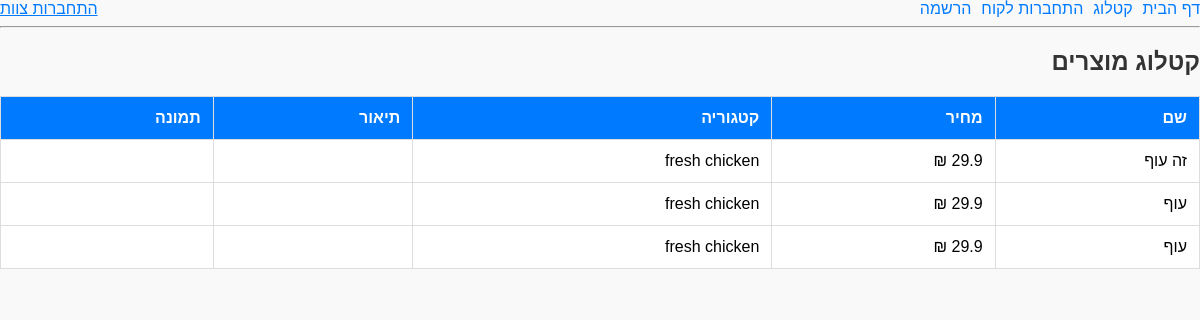
/katalog, run on an earlier commit of the app's database.
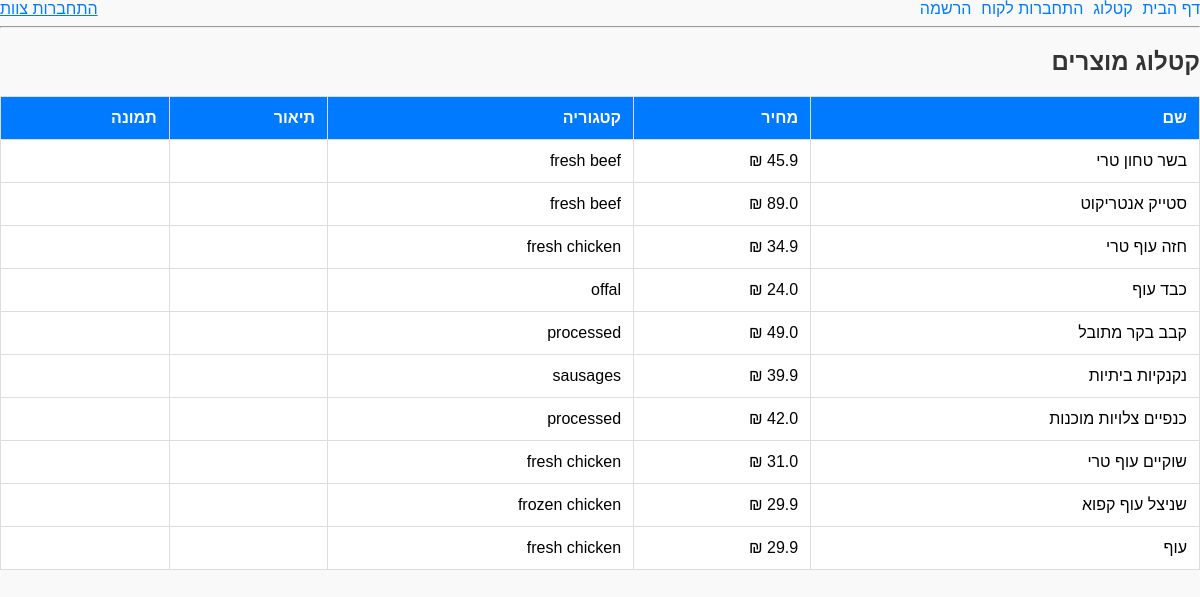
And on a later commit of the database.
### tables this page shows
CREATE TABLE products (
            id INTEGER PRIMARY KEY AUTOINCREMENT,
            name TEXT NOT NULL UNIQUE,
            price REAL NOT NULL,
            category_id INTEGER,
            description TEXT,
            image_url TEXT,
            on_sale INTEGER DEFAULT 0,
            FOREIGN KEY (category_id) REFERENCES categories(id)
        );

CREATE TABLE categories (
            id INTEGER PRIMARY KEY AUTOINCREMENT,
            name TEXT NOT NULL UNIQUE
        );

### app.py (the view)
@app.route('/katalog')
def show_katalog():
    db = get_db()
    cur = db.execute('''
        SELECT products.id, products.name, products.price, categories.name AS category
        FROM products
        LEFT JOIN categories ON products.category_id = categories.id
    ''')
    products = cur.fetchall()
    return render_template('katalog.html', products=products)

### app.py (called while the page is built)
def get_db(): # פותח חיבור למסד נתונים
    db = getattr(g, '_database', None)
    if db is None:
        db = g._database = sqlite3.connect(DATABASE)
        db.row_factory = sqlite3.Row
    return db

@app.teardown_appcontext
def close_connection(exception):
    db = getattr(g, '_database', None)
    if db is not None:
        db.close()

### templates/katalog.html (shortened to what this page needs)
{% extends "base.html" %}
{% block content %}
<h2>קטלוג מוצרים</h2>
<table>
    <tr>
        <th>שם</th>
        <th>מחיר</th>
        <th>קטגוריה</th>
        <th>תיאור</th>
        <th>תמונה</th>
    </tr>
    {% for product in products %}
    <tr>
        <td>{{ product.name }}</td>
        <td>{{ product.price }} ₪</td>
        <td>{{ product.category }}</td>
        <td>{{ product.description }}</td>
        <td><img src="{{ product.image_url }}" width="80"></td>
    </tr>
    {% endfor %}
</table>
{% endblock %}

### templates/base.html (shortened to what this page needs)
<!DOCTYPE html>
<html lang="he" dir="rtl">
<head>
    <link rel="stylesheet" href="{{ url_for('static', filename='style.css') }}">
</head>
<body>
<header>
    <nav style="display: flex; gap: 10px; align-items: center; flex-wrap: wrap;">
        {% if session.get('user_id') %}
            <a href="/">דף הבית</a>
            <a href="/katalog">קטלוג</a>
            <a href="/inventory">מלאי</a>
            <a href="/dashboard">לוח ניהול</a>
            <a href="/logout" style="margin-right: auto;">התנתקות</a>
        {% elif session.get('client_id') %}
            <a href="/">דף הבית</a>
            <a href="/katalog">קטלוג</a>
            <a href="/deals">מבצעים</a>
            <a href="/client/logout" style="margin-right: auto;">התנתקות</a>
        {% else %}
            <a href="/">דף הבית</a>
            <a href="/katalog">קטלוג</a>
            <a href="/client/login">התחברות לקוח</a>
            <a href="/client/register">הרשמה</a>
            <a href="/login" style="margin-right: auto;">התחברות צוות</a>
        {% endif %}
    </nav>
    <hr>
</header>
{% block content %}{% endblock %}
</body>
</html>

### static/style.css (style rules this page uses)
body { font-family: Arial, sans-serif; background-color: #f9f9f9; direction: rtl; text-align: right; margin: 0; }
h1, h2, h3 { color: #333; }
table { border-collapse: collapse; width: 100%; margin-top: 20px; background-color: #fff; }
th, td { border: 1px solid #ddd; padding: 12px; }
th { background-color: #007bff; color: white; }
a { color: #007bff; text-decoration: none; }

What changed in the data, as far as the page shows it:
removed products: name "זה עוף", category "fresh chicken"
removed products: name "עוף", category "fresh chicken"
added products: name "בשר טחון טרי", price "45.9", category "fresh beef"
added products: name "סטייק אנטריקוט", price "89.0", category "fresh beef"
changed products: name "עוף" → "חזה עוף טרי"; price (not shown) → "34.9"
added products: name "כבד עוף", price "24.0", category "offal"
added products: name "קבב בקר מתובל", price "49.0", category "processed"
added products: name "נקנקיות ביתיות", price "39.9", category "sausages"
added products: name "כנפיים צלויות מוכנות", price "42.0", category "processed"
added products: name "שוקיים עוף טרי", price "31.0", category "fresh chicken"
added products: name "שניצל עוף קפוא", price "29.9", category "frozen chicken"
added products: name "עוף", price "29.9", category "fresh chicken"
